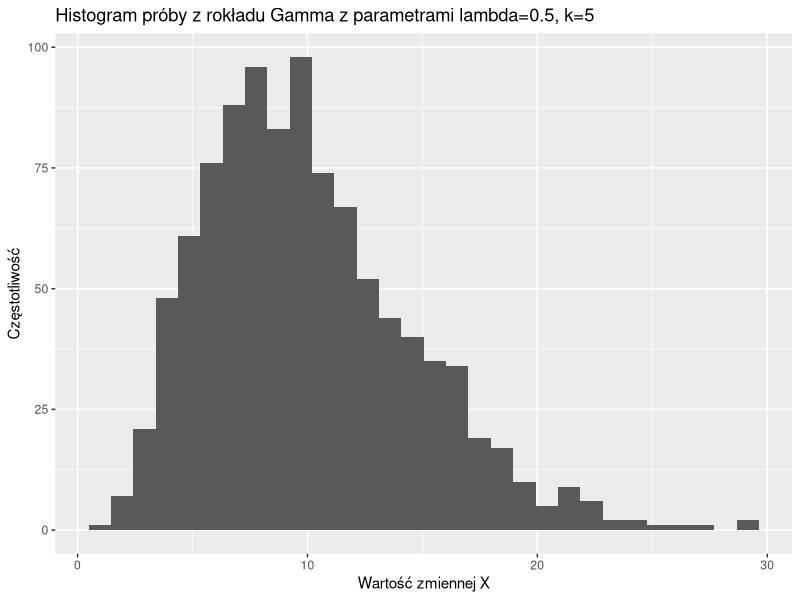
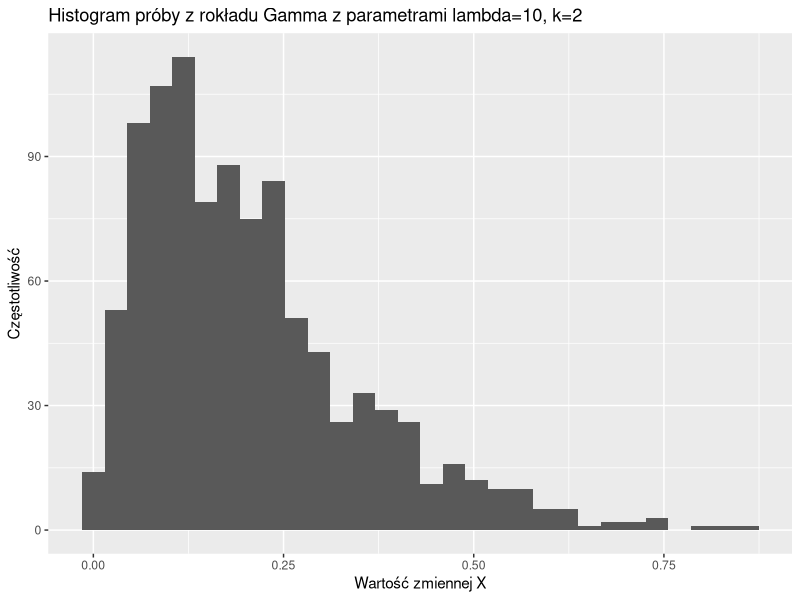
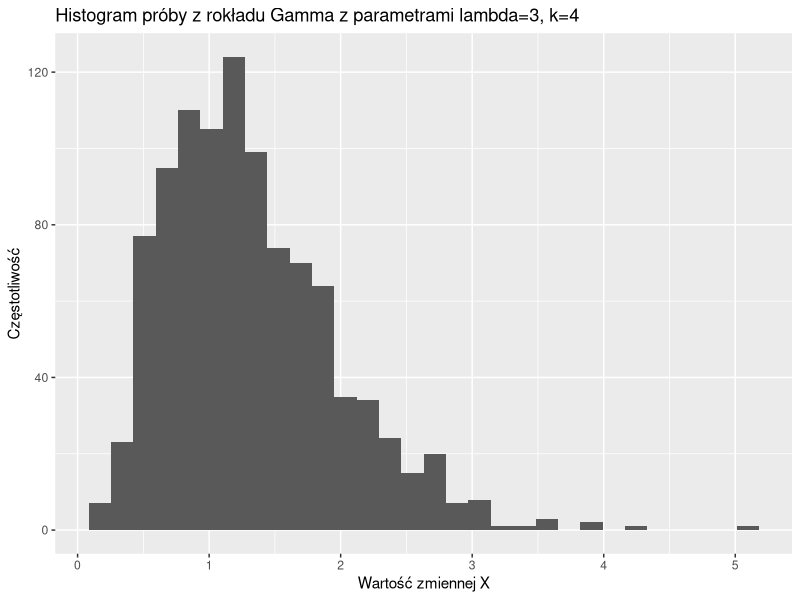
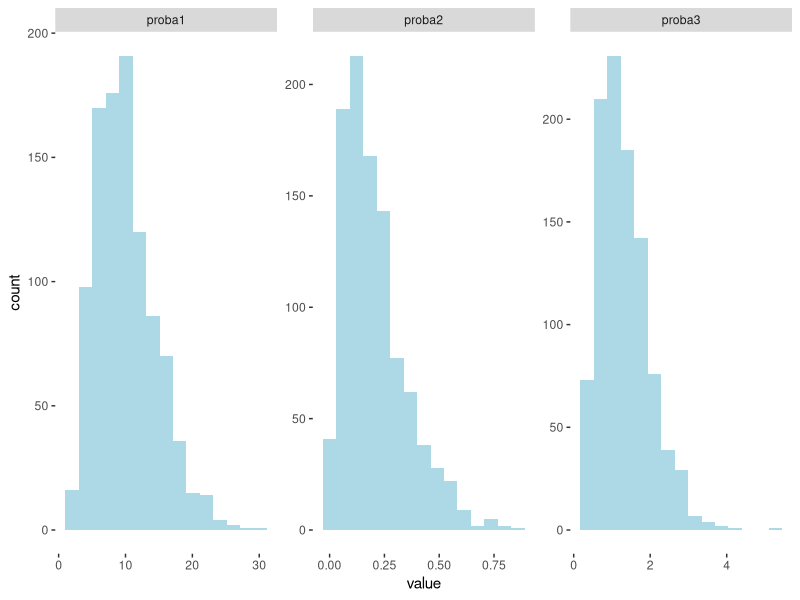
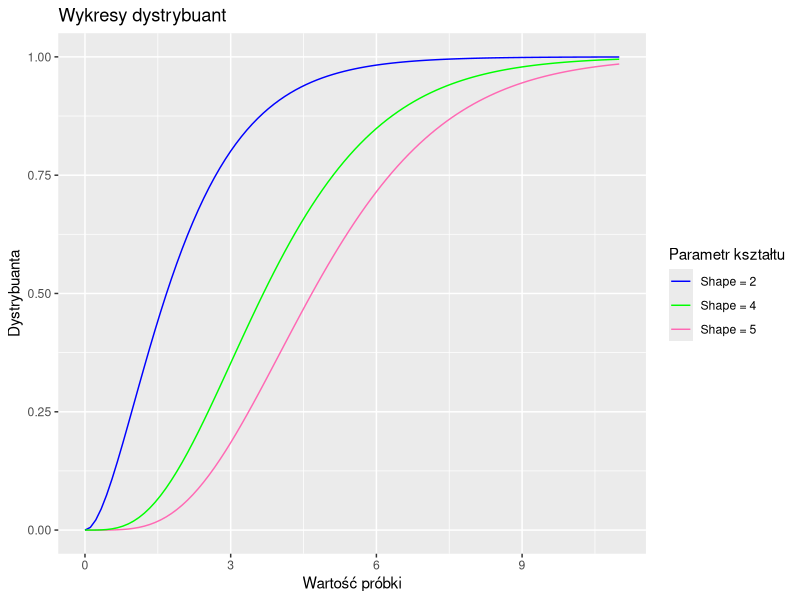
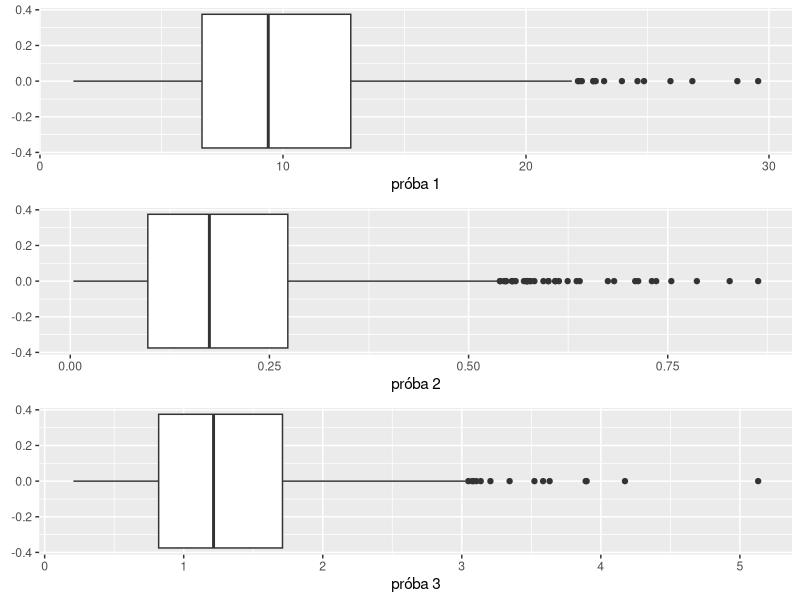
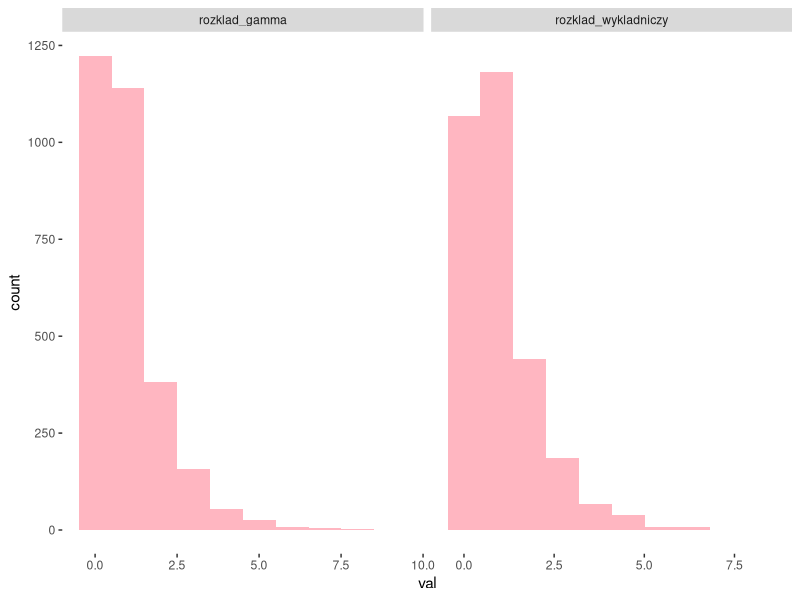
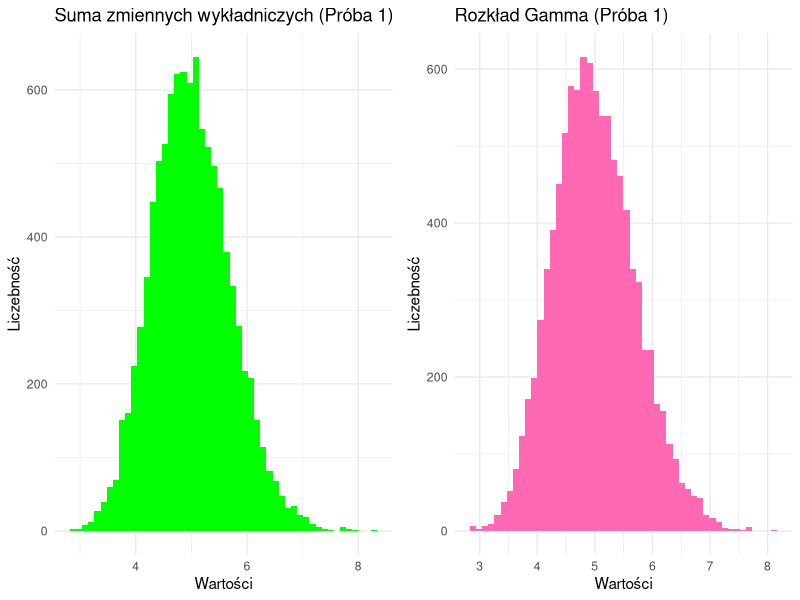

Write R code to recreate these figures, in order.
## ---- chunk 1
library(tidyverse)
library(ggpubr)
set.seed(3141592)
## ---- chunk 2
set.seed(3141592)
proba1 <- rgamma(1000, shape=5, rate=0.5)
proba2 <- rgamma(1000, shape=2, rate=10)
proba3 <- rgamma(1000, shape=4, rate=3)
## ---- chunk 3
srednia_probki1 <- mean(proba1)
srednia_probki2 <- mean(proba2)
srednia_probki3 <- mean(proba3)

wariancja_probki1 <- var(proba1)
wariancja_probki2 <- var(proba2)
wariancja_probki3 <- var(proba3)

#porównanie wariancji i średnich z próbki z teoretycznymi

teoretyczna_srednia1 <- 5 / 0.5
teoretyczna_srednia2 <- 2 / 10
teoretyczna_srednia3 <- 4 / 3

teoretyczna_wariancja1 <- 5 / (0.5^2)
teoretyczna_wariancja2 <- 2 / (10^2)
teoretyczna_wariancja3 <- 4 / (3^2)

porownanie_srednich <- tibble(
  Parametr = c("Próbka 1", "Próbka 2", "Próbka 3"),
  Teoretyczna_srednia = c(teoretyczna_srednia1, teoretyczna_srednia2, teoretyczna_srednia3),
  Otrzymana_srednia = c(srednia_probki1, srednia_probki2, srednia_probki3))

porownanie_wariancji <- tibble(
  Parametr = c("Próbka 1", "Próbka 2", "Próbka 3"),
  Teoretyczna_wariancja = c(teoretyczna_wariancja1, teoretyczna_wariancja2, teoretyczna_wariancja3),
  Otrzymana_wariancja = c(wariancja_probki1, wariancja_probki2, wariancja_probki3))


porownanie_srednich
porownanie_wariancji

## ---- chunk 4

gamma_proba1 <- as_tibble(proba1) 

gamma_proba2 <- as_tibble(proba2)

gamma_proba3 <- as_tibble(proba3)


hist1 <- ggplot(data=gamma_proba1, aes(x=value))+geom_histogram() + ggtitle('Histogram próby z rokładu Gamma z parametrami lambda=0.5, k=5') + xlab('Wartość zmiennej X') + ylab('Częstotliwość')
hist1
hist2 <- ggplot(data=gamma_proba2, aes(x=value))+geom_histogram() + ggtitle('Histogram próby z rokładu Gamma z parametrami lambda=10, k=2') + xlab('Wartość zmiennej X') + ylab('Częstotliwość')
hist2
hist3 <- ggplot(data=gamma_proba3, aes(x=value))+geom_histogram() + ggtitle('Histogram próby z rokładu Gamma z parametrami lambda=3, k=4') + xlab('Wartość zmiennej X') + ylab('Częstotliwość')
hist3


gammas <- tibble(proba1,
                 proba2,
                 proba3)

gamma_pivot <- gammas %>% 
          pivot_longer(1:3, names_to = "distribution", values_to = "value")
ggplot(data = gamma_pivot, aes(x=value)) + geom_histogram(bins = 15, fill = "lightblue") +
  facet_wrap(~distribution, scales = "free") + 
  theme(panel.background = element_blank())

## ---- chunk 5
#dystrybuanty
probaa <- seq(0, 11, length.out = 100)
probab <- seq(0, 11, length.out = 100)
probac <- seq(0, 11, length.out = 100)

gamma_cdf1 <- tibble(probaa, cdf = pgamma(probaa, shape = 5))
gamma_cdf2 <- tibble(probab, cdf = pgamma(probab, shape = 2))
gamma_cdf3 <- tibble(probac, cdf = pgamma(probac, shape = 4))

ggplot() +
  geom_line(data = gamma_cdf1, aes(x = probaa, y = cdf, color = "Shape = 5")) +
  geom_line(data = gamma_cdf2, aes(x = probab, y = cdf, color = "Shape = 2")) +
  geom_line(data = gamma_cdf3, aes(x = probac, y = cdf, color = "Shape = 4")) +
  labs(x = "Wartość próbki", y = "Dystrybuanta", title = "Wykresy dystrybuant", color = "Parametr kształtu") +
  scale_color_manual(values = c("Shape = 5" = "hotpink", 
                                "Shape = 2" = "blue", 
                                "Shape = 4" = "green")) +
  xlim(0, 11) +
  ylim(0, 1)

## ---- chunk 6
proba11<-as_tibble(proba1)
proba22<-as_tibble(proba2)
proba33<-as_tibble(proba3)

wykres1 <- ggplot(data=proba11, aes(x=proba1)) + geom_boxplot()+labs(x="próba 1")
wykres2 <- ggplot(data=proba22, aes(x=proba2)) + geom_boxplot()+labs(x="próba 2")
wykres3 <- ggplot(data=proba33, aes(x=proba3)) + geom_boxplot()+labs(x="próba 3")

ggarrange(wykres1, wykres2, wykres3, ncol=1,nrow=3)
## ---- chunk 7
set.seed(3141529)
lambda <- 1
comp_tibble <- tibble(rozklad_wykladniczy = rexp(n=3000, rate=lambda),
                      rozklad_gamma = rgamma(n=3000, shape=1, rate=lambda))
comp_tibble_piv <- comp_tibble %>% pivot_longer(1:2, names_to = "dist", values_to = "val")
ggplot(comp_tibble_piv, aes(x=val)) + geom_histogram(bins = 10, fill = "lightpink") +
  facet_grid(~dist, scales = "free") + 
  theme(panel.background = element_blank())
  
## ---- chunk 8

lambda <- 10  
k <- 50       
n <- 10000    
liczba_prob <- 4 

for (i in 1:liczba_prob) {
  set.seed(314 + i) 

  suma <- numeric(n)
  for (j in 1:k) {
    suma <- suma + rexp(n, rate = lambda)
  }
  suma1 <- as_tibble(suma)
  
  probka <- rgamma(n, shape = k, rate = lambda)
  probka1 <- as_tibble(probka)

  wykres1 <- ggplot(suma1, aes(x = suma)) +
    geom_histogram(fill = "green", bins = 50) +
    labs(title = paste0("Suma zmiennych wykładniczych (Próba ", i, ")"),
         x = "Wartości", y = "Liczebność") +
    theme_minimal()
  

  wykres2 <- ggplot(probka1, aes(x = probka)) +
    geom_histogram(fill = "hotpink", bins = 50) +
    labs(title = paste0("Rozkład Gamma (Próba ", i, ")"),
         x = "Wartości", y = "Liczebność") +
    theme_minimal()
  
  print(ggarrange(wykres1, wykres2, ncol = 2, nrow = 1))
}

## ---- chunk 9
lambda
k
c = 4 
gamma_samples <- rgamma(n = n, shape = k, rate = lambda)  
scaled_gamma_samples <- rgamma(n = n, shape = k, rate = lambda / c)  
scaled_gamma_samples2 <- c * gamma_samples  

compp_tibble <- tibble(
  scaled_gamma = scaled_gamma_samples,
  scaled_gamma2 = scaled_gamma_samples2
)


compp_tibble_piv <- compp_tibble %>% pivot_longer(1:2, names_to = "dist", values_to = "val")


generuj_wykresy <- function(seed) {
  set.seed(seed)
  

  gamma_samples <- rgamma(n = n, shape = k, rate = lambda)
  scaled_gamma_samples <- rgamma(n = n, shape = k, rate = lambda / c)
  scaled_gamma_samples2 <- c * gamma_samples
  

  compp_tibble <- tibble(
    scaled_gamma = scaled_gamma_samples,
    scaled_gamma2 = scaled_gamma_samples2
  )
  

  compp_tibble_piv <- compp_tibble %>% pivot_longer(1:2, names_to = "dist", values_to = "val")
  

  wykres <- ggplot(compp_tibble_piv, aes(x = val, fill = dist)) +
    geom_histogram(bins = 20, alpha = 0.6) +
    facet_grid(~dist, scales = "free") +
    labs(title = paste0("Porównanie skalowania rozkładu Gamma (Próba ", seed, ")"),
         x = "Wartości", y = "Liczebność") +
    theme_minimal()
  
  return(wykres)
}


set_seeds <- c(314, 159, 265, 358)  
wszystkie_wykresy <- lapply(set_seeds, generuj_wykresy)


for (wykres in wszystkie_wykresy) {
  print(wykres) 
}
## ---- chunk 10
set.seed(3141592)
n1=10000
lambda1=50
k1=100
k2=500
k3=1000
k4=10000

probkag1 <- rgamma(n1, shape=k1, rate=lambda1)
probkag11 <- as_tibble(probkag1)
probkag2 <- rgamma(n1, shape=k2, rate=lambda1)
probkag22 <- as_tibble(probkag2)
probkag3 <- rgamma(n1, shape=k3, rate=lambda1)
probkag33 <- as_tibble(probkag3)
probkag4 <- rgamma(n1, shape=k4, rate=lambda1)
probkag44 <- as_tibble(probkag4)

probkan1 <- rnorm(n1, mean=k1/lambda1, sd=k1/lambda1**2)
probkan11 <- as_tibble(probkan1)
probkan2 <- rnorm(n1, mean=k2/lambda1, sd=k2/lambda1**2)
probkan22 <- as_tibble(probkan2)
probkan3 <- rnorm(n1, mean=k3/lambda1, sd=k3/lambda1**2)
probkan33 <- as_tibble(probkan3)
probkan4 <- rnorm(n1, mean=k4/lambda1, sd=k4/lambda1**2)
probkan44 <- as_tibble(probkan4)

wykresg1 <- ggplot(data=probkag11, aes(x=probkag1))+geom_histogram(fill="hotpink",bins=50)+labs(title="Rozkład Gamma dla k=100",x="Liczebność",y="Gęstość")
wykresn1 <-ggplot(data=probkan11, aes(x =probkan1))+geom_histogram(fill="green",bins=50)+labs(title="Rozkład normalny dla k=100", x="Liczebność",y="Gęstość")
ggarrange(wykresg1,wykresn1, nrow=1,ncol=2)

wykresg2 <- ggplot(data=probkag22, aes(x=probkag2))+geom_histogram(fill="hotpink",bins=50)+labs(title="Rozkład Gamma dla k=500",x="Liczebność",y="Gęstość")
wykresn2 <-ggplot(data=probkan22, aes(x =probkan2))+geom_histogram(fill="green",bins=50)+labs(title="Rozkład normalny dla k=500", x="Liczebność",y="Gęstość")
ggarrange(wykresg2,wykresn2, nrow=1,ncol=2)

wykresg3 <- ggplot(data=probkag33, aes(x=probkag3))+geom_histogram(fill="hotpink",bins=50)+labs(title="Rozkład Gamma dla k=1000",x="Liczebność",y="Gęstość")
wykresn3 <-ggplot(data=probkan33, aes(x =probkan3))+geom_histogram(fill="green",bins=50)+labs(title="Rozkład normalny dla k=1000", x="Liczebność",y="Gęstość")
ggarrange(wykresg3,wykresn3, nrow=1,ncol=2)

wykresg4 <- ggplot(data=probkag44, aes(x=probkag4))+geom_histogram(fill="hotpink",bins=50)+labs(title="Rozkład Gamma dla k=10000",x="Liczebność",y="Gęstość")
wykresn4 <-ggplot(data=probkan44, aes(x =probkan4))+geom_histogram(fill="green",bins=50)+labs(title="Rozkład normalny dla k=10000", x="Liczebność",y="Gęstość")
ggarrange(wykresg4,wykresn4, nrow=1,ncol=2)
## ---- chunk 11
wykresm1 <- ggplot(data=probkag11, aes(x=probkag1)) + geom_boxplot()+labs(x="próba z rozkładu Gamma dla k=100")
wykresr1 <- ggplot(data=probkan11, aes(x=probkan1)) + geom_boxplot()+labs(x="próba z rozkładu normalnego dla k=100")

wykresm2 <- ggplot(data=probkag22, aes(x=probkag2)) + geom_boxplot()+labs(x="próba z rozkładu Gamma dla k=500")
wykresr2 <- ggplot(data=probkan22, aes(x=probkan2)) + geom_boxplot()+labs(x="próba z rozkładu normalnego dla k=500")

wykresm3 <- ggplot(data=probkag33, aes(x=probkag3)) + geom_boxplot()+labs(x="próba z rozkładu Gamma dla k=1000")
wykresr3 <- ggplot(data=probkan33, aes(x=probkan3)) + geom_boxplot()+labs(x="próba z rozkładu normalnego dla k=1000")

wykresm4 <- ggplot(data=probkag44, aes(x=probkag4)) + geom_boxplot()+labs(x="próba z rozkładu Gamma dla k=10000")
wykresr4 <- ggplot(data=probkan44, aes(x=probkan4)) + geom_boxplot()+labs(x="próba z rozkładu normalnego dla k=10000")

ggarrange(wykresm1, wykresr1, ncol=1,nrow=2)
ggarrange(wykresm2, wykresr2, ncol=1,nrow=2)
ggarrange(wykresm3, wykresr3, ncol=1,nrow=2)
ggarrange(wykresm4, wykresr4, ncol=1,nrow=2)
